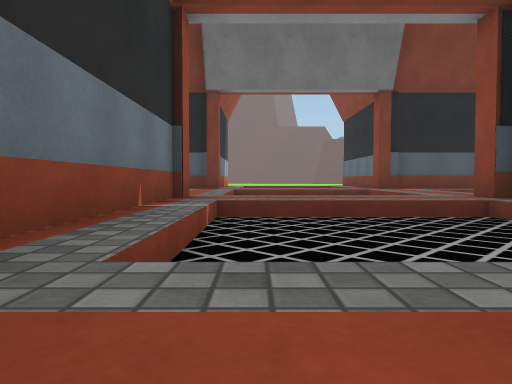
view 1 (above)

24 first-person views from a walk through a 3-D level made in the Unity game engine. The camera is 1.3 m above the floor, tilts 2° down and sees 70° across. The floor is counted in squares, 2 m on a side. Each view is taken from the middle of a square. On the plan, view 1 faces up. The plan holds only what a view shows up to about 11 squares ahead; the rest is blank. The place goes on beyond the plan. The player character is not drawn. Some surface patterns are stand-ins.

view 2
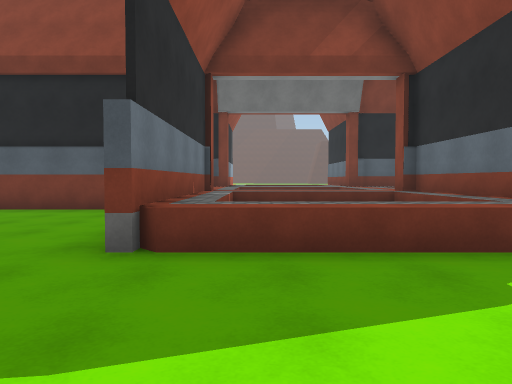

view 3
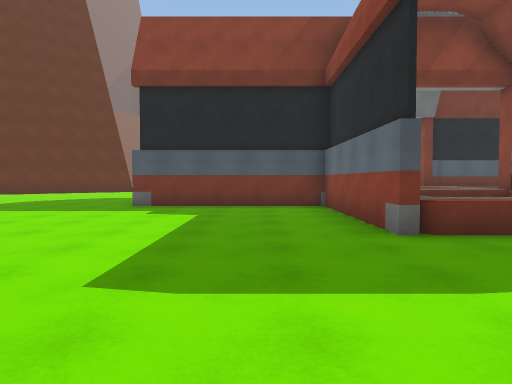

view 4
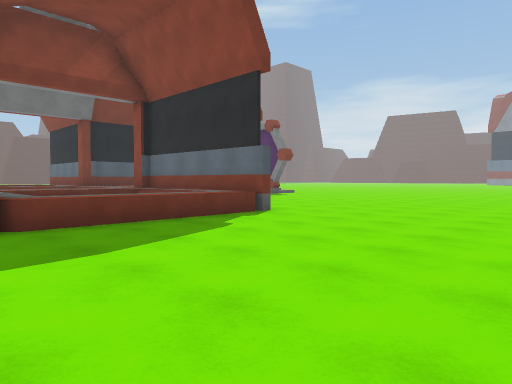

view 5
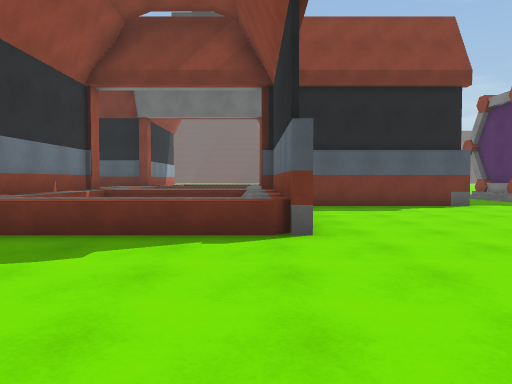

view 6
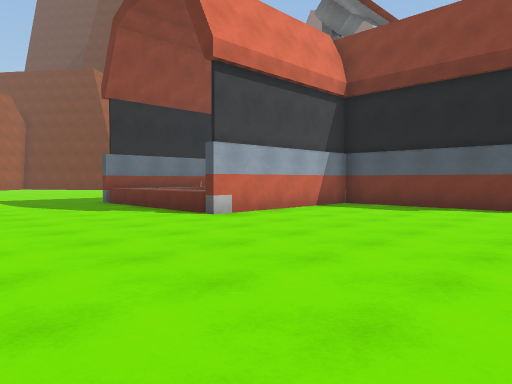

view 7
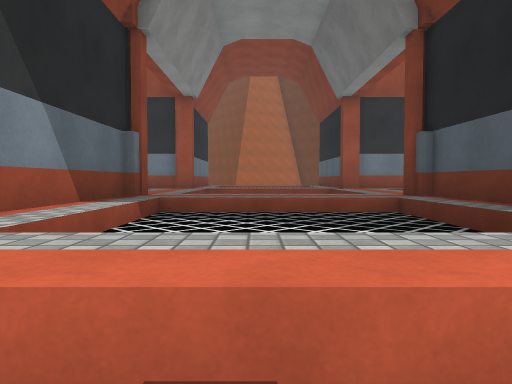

view 8
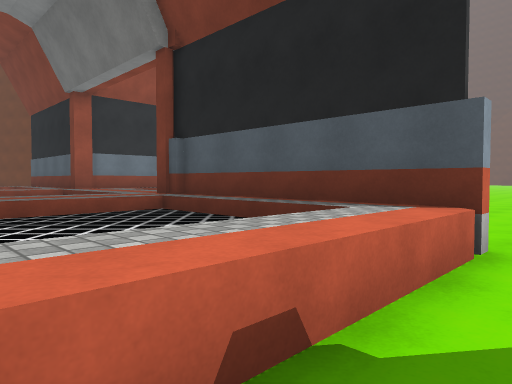

view 9
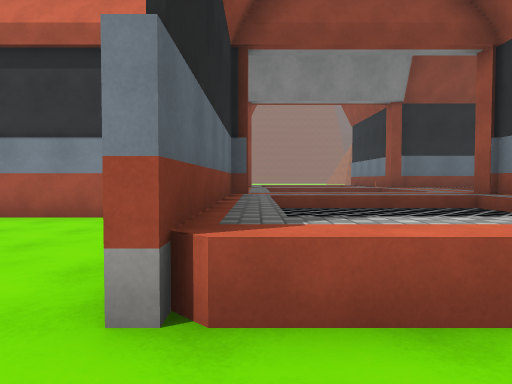

view 10
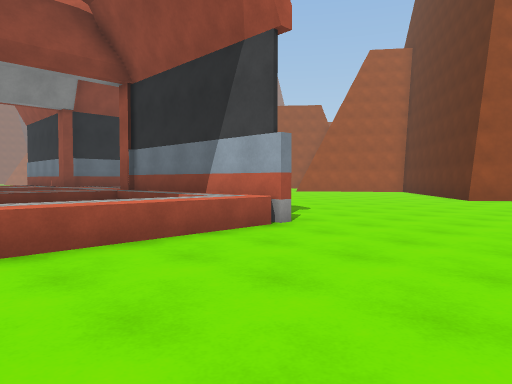

view 11
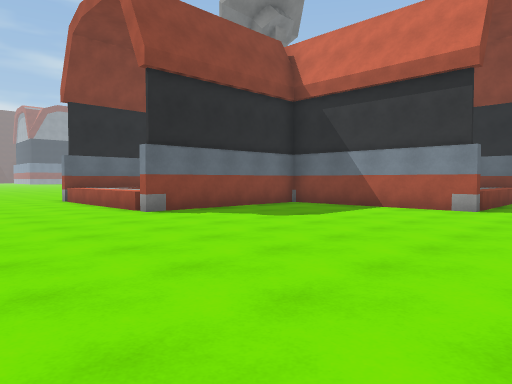

view 12
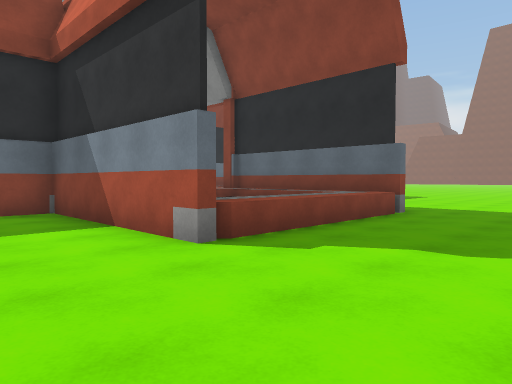

view 13
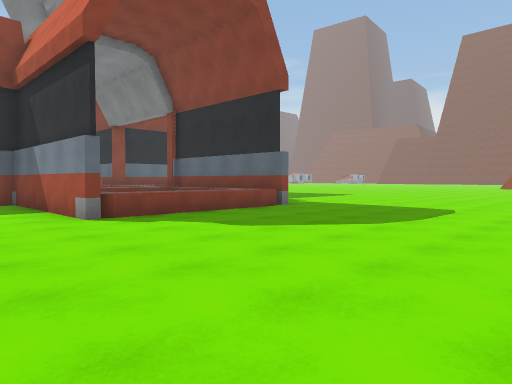

view 14
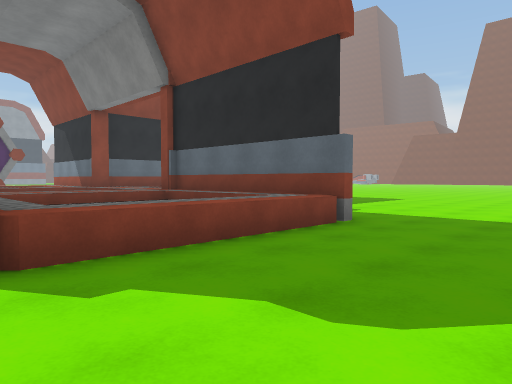

view 15
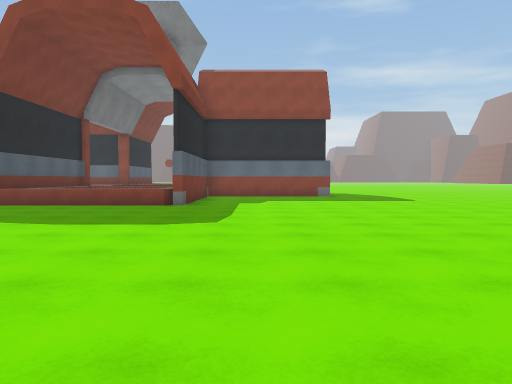

view 16
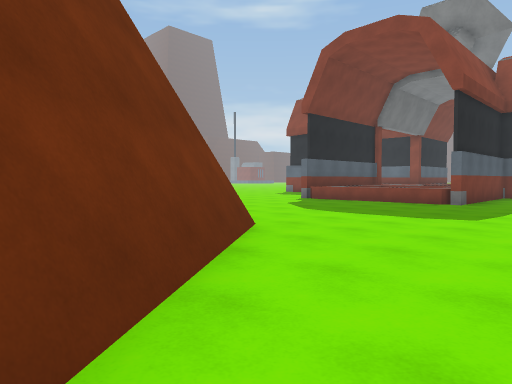

view 17
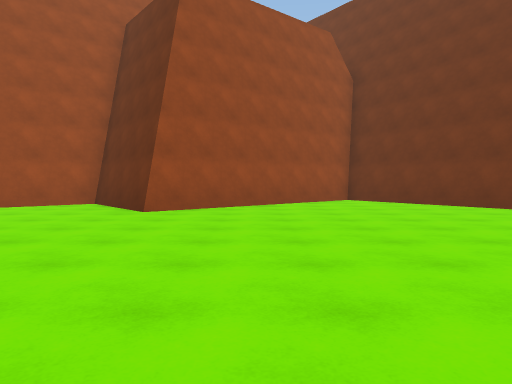

view 18
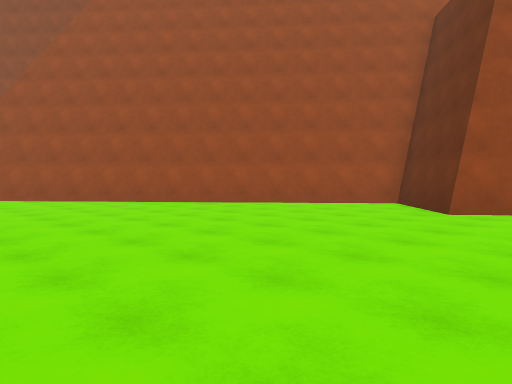

view 19
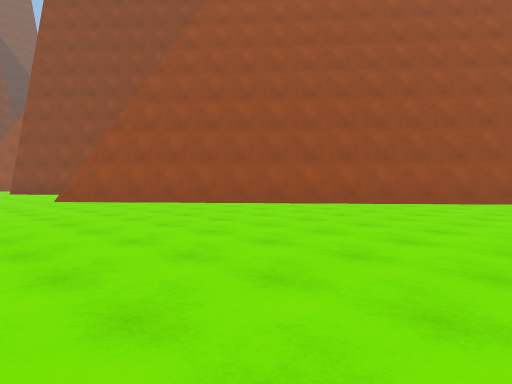

view 20
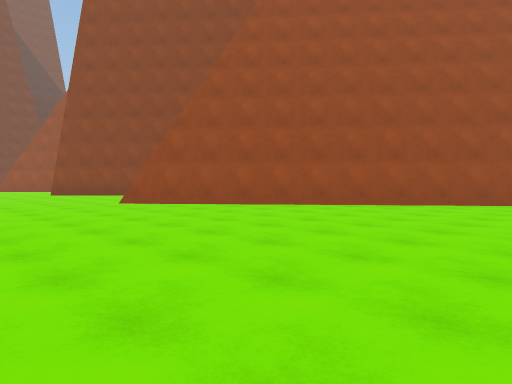

view 21
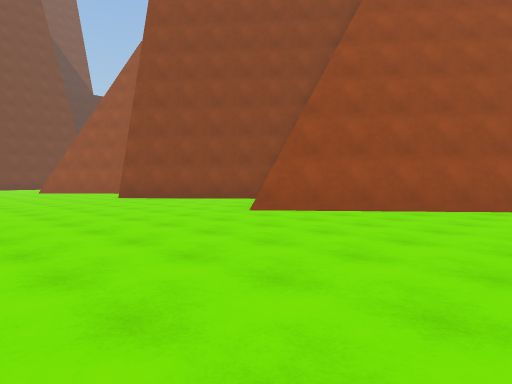

view 22
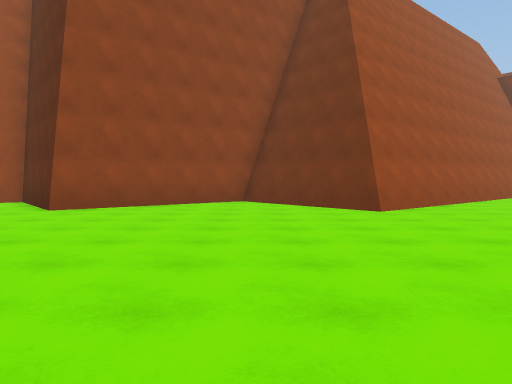

view 23
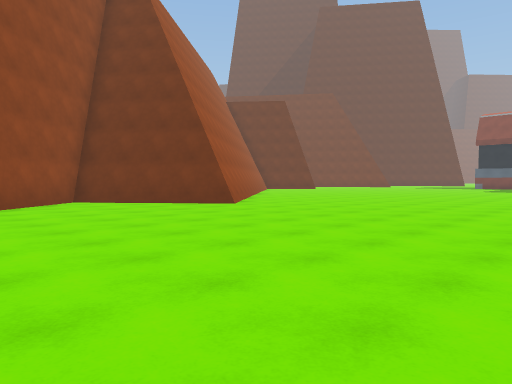

view 24
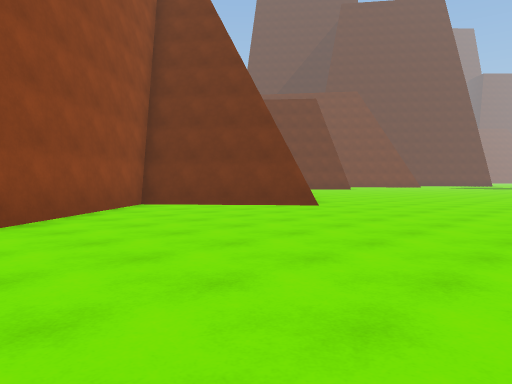

### Floor plan
Key: @ floor where view 1 was taken; # wall or solid block; . floor; = window, fence, low wall or low ledge; ^ raised ledge; B building.
Columns run from 16 left of view 1 to 9 right of it. Each row starts with its distance up from view 1.
 18         ....    ....
 17         ............
 16       ...............
 15       #..............  .
 14         .......#^^^^.. ..
 13          ......#   #.. ..
 12     ...........#^^^# ....
 11     ...........#^^^# ....
 10     ...........#^^^# ....
  9     ......^====BBBBB#===^.
  8      .....^^  ^B   B^^^^^.
  7      .....^^  ^B   B^^^^^.
  6   ##......^^^^^BBBBB^^^^^.
  5  ##.......######BBB^#####.
  4 ##.............#^^^#......
  3 #..............#^^^#.....
  2 ...............#^^^#.....
  1 ...............^^^^^.....
  0 #...............@........
 -1 ##........................
 -2  #........................
 -3  ##.......................
 -4 ###.......................
 -5 #.................
 -6 #.............
 -7 ##.............
 -8  ##............
 -9   ##...........
-10    ##..........
-11     ##..........
-12      ##.........
-13       #.........
-14       ##........
-15        ##........
-16         ##.......
-17        ###.......
-18       ##.........
-19       #...........
-20       #...........
-21       ##..........
-22        ##.........
-23         ##........
-24         #.. ....

Positions as (right, up) in squares from view 1, and headings:
1: (0, 0), facing up
2: (0, -3), facing up
3: (-3, -4), facing up
4: (-2, -5), facing up-right
5: (3, -4), facing up
6: (9, -4), facing up-left
7: (9, 7), facing left
8: (9, 6), facing up-left
9: (3, 16), facing down
10: (3, 18), facing down-left
11: (-8, 18), facing down-right
12: (-9, 12), facing down-right
13: (-12, 12), facing down-right
14: (-9, 10), facing down-right
15: (-15, 3), facing right
16: (-16, 2), facing up-right
17: (-6, -1), facing left
18: (-6, -1), facing down-left
19: (-3, -5), facing down-left
20: (-2, -7), facing down-left
21: (-1, -11), facing down-left
22: (1, -19), facing left
23: (1, -23), facing up-left
24: (-1, -24), facing up-left
